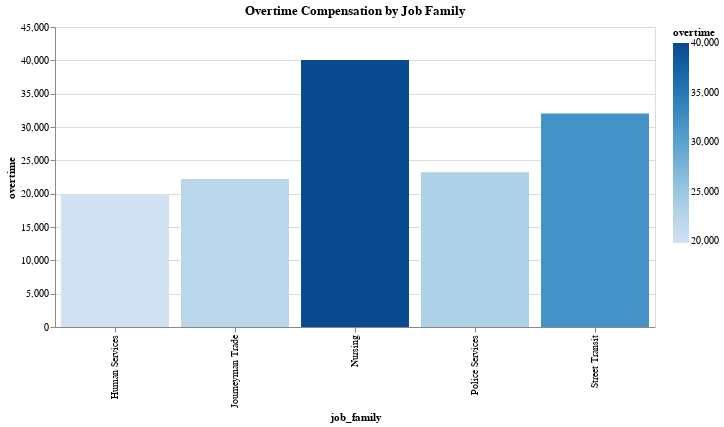

The notebook cell saved with this chart:
### Code cell
alt.Chart(job_fam_overtime.head()).mark_bar().encode(
    x = "job_family",
    y = "overtime",
    color = "overtime"
).properties(
    title = "Overtime Compensation by Job Family",
    width = 600,
    height = 300
)

### Figure 1 — Vega-Lite specification as saved in the notebook (floating-point values rounded to 4 significant figures)
{"config": {"view": {"continuousWidth": 300, "continuousHeight": 300}}, "data": {"name": "data-e6012786a10eb10830967710e409d176"}, "mark": {"type": "bar"}, "encoding": {"color": {"field": "overtime", "type": "quantitative"}, "x": {"field": "job_family", "type": "nominal"}, "y": {"field": "overtime", "type": "quantitative"}}, "height": 300, "title": "Overtime Compensation by Job Family", "width": 600, "$schema": "https://vega.github.io/schema/vega-lite/v5.6.1.json", "datasets": {"data-e6012786a10eb10830967710e409d176": [{"job_family": "Nursing", "overtime": 40042}, {"job_family": "Street Transit", "overtime": 32019}, {"job_family": "Police Services", "overtime": 23195}, {"job_family": "Journeyman Trade", "overtime": 22203}, {"job_family": "Human Services", "overtime": 19842}]}}
